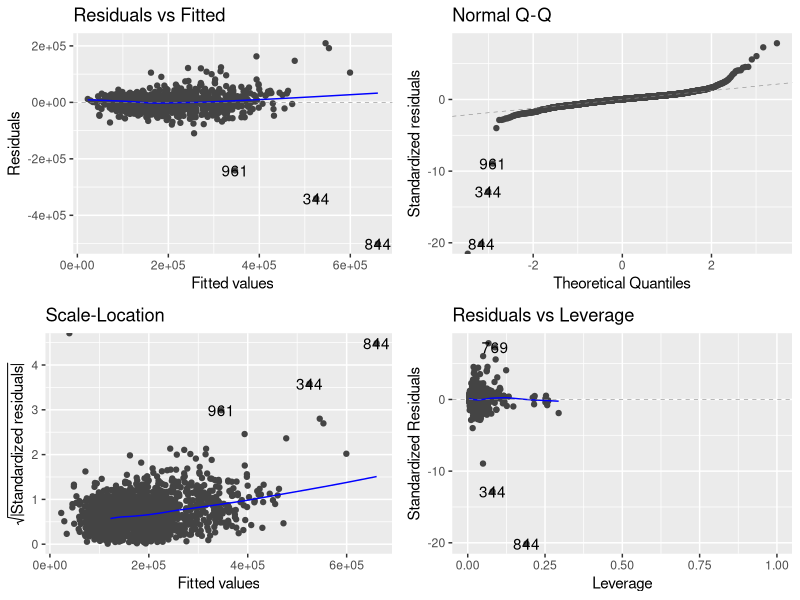
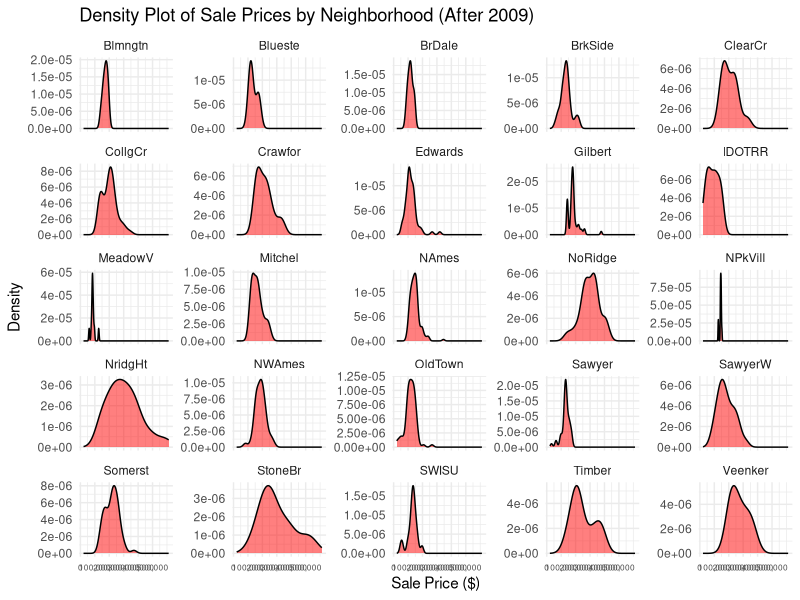
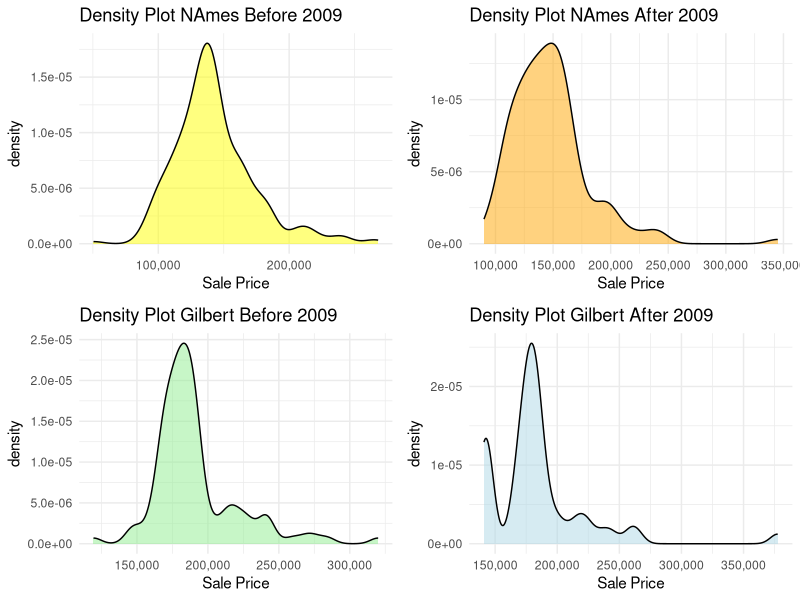
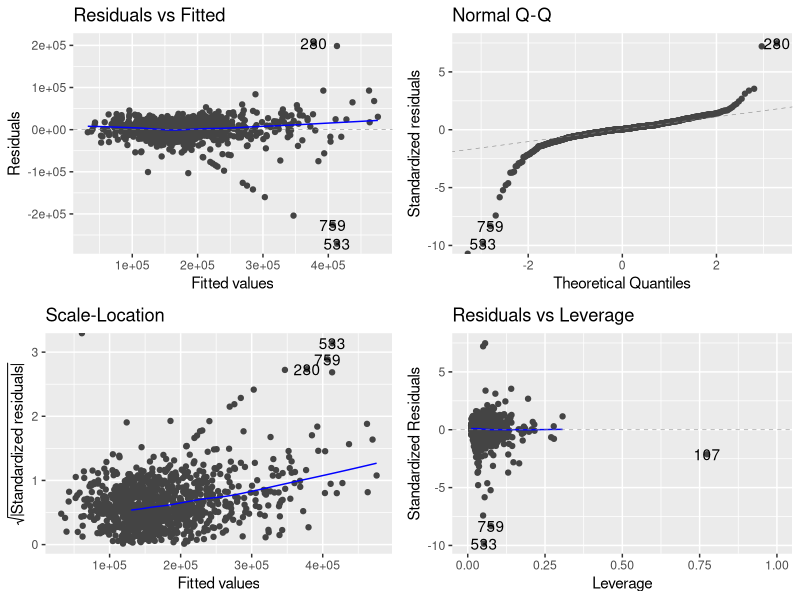
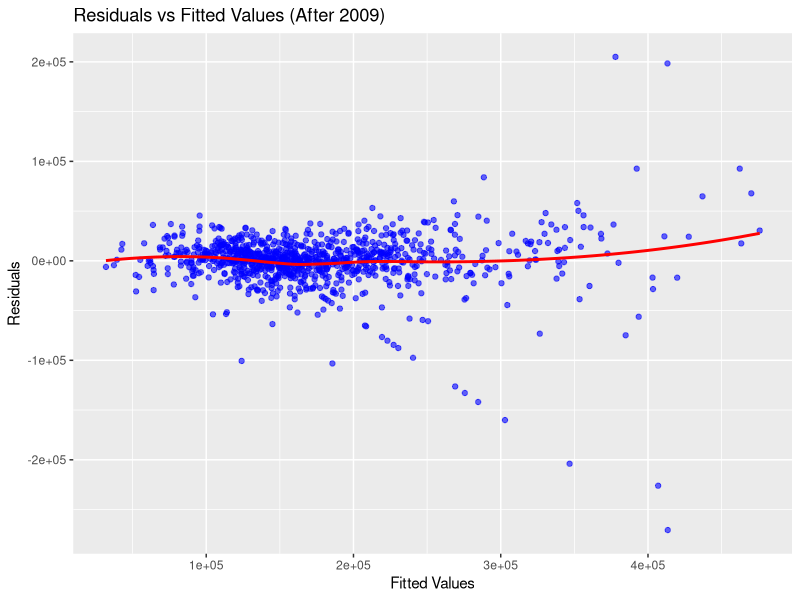
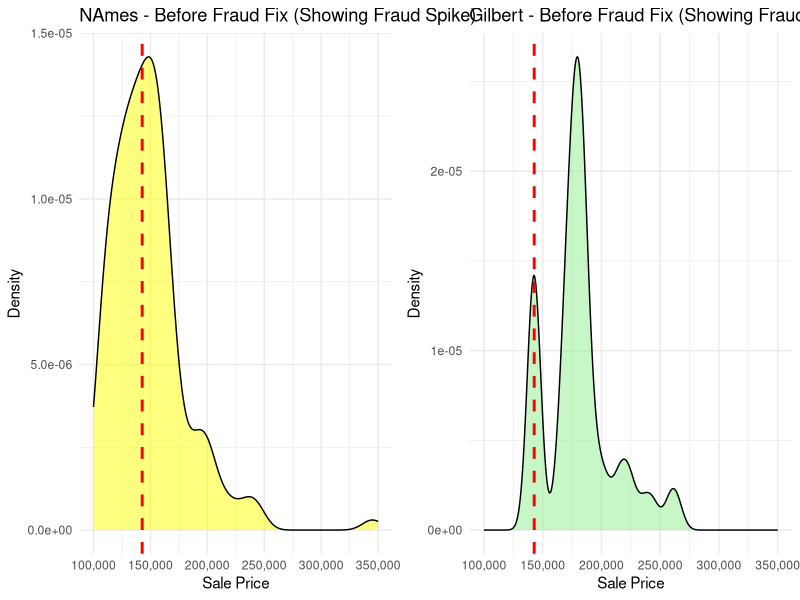
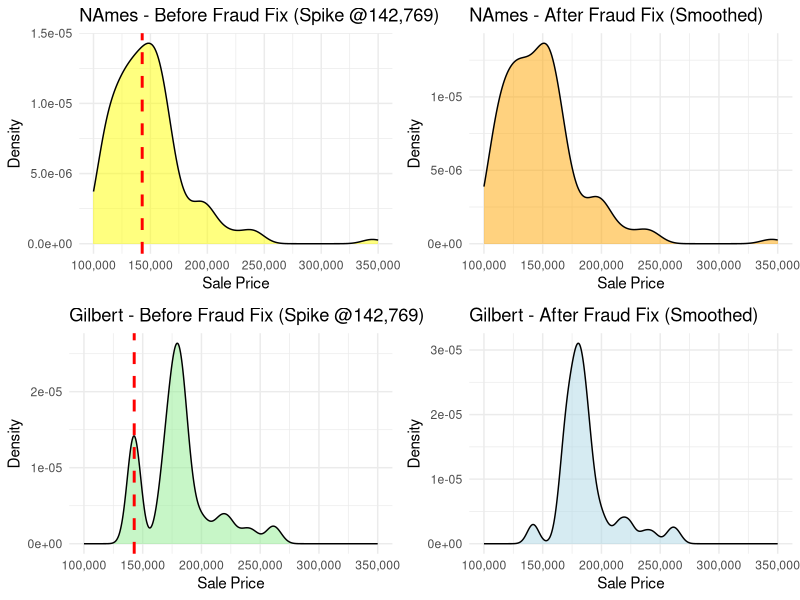
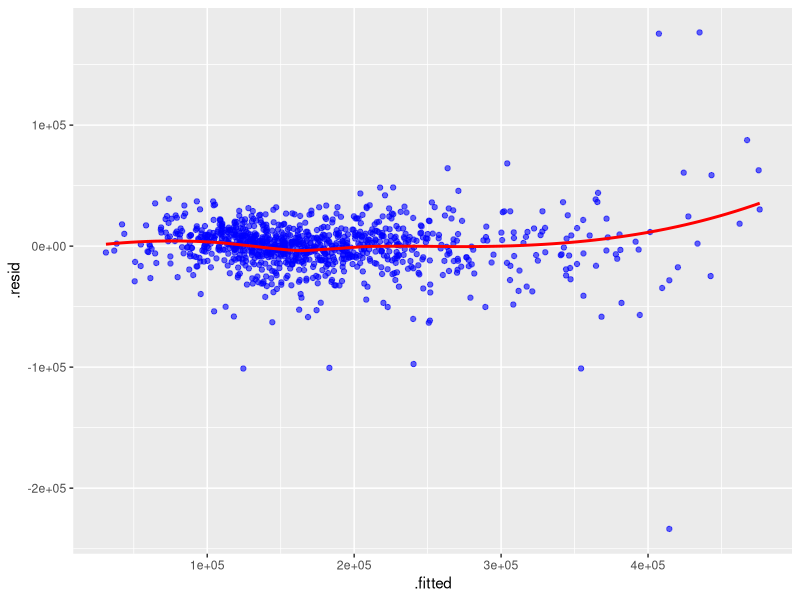

Write R code to recreate these figures, in order.
## ---- chunk 1
knitr::opts_chunk$set(echo = TRUE)
## ---- chunk 2
# Reading in the data and taking a glimpse of data before manipulation. Summary shows categories with heavy NAs
library(tidyverse)
before2009 = read_csv("PricesBefore2009.csv")
str("PricesBefore2009")
head(before2009)
summary(before2009)
## ---- chunk 3
# Convert MSSubClass, OverallQual, and OverallCond to factors since they are currently categories and not numerical order
before2009$MSSubClass = as.factor(before2009$MSSubClass)
before2009$OverallQual = as.factor(before2009$OverallQual)
before2009$OverallCond = as.factor(before2009$OverallCond)

# OverallQual and OverallCond are ordinal (rating scales)
before2009$OverallQual <- ordered(before2009$OverallQual)
before2009$OverallCond <- ordered(before2009$OverallCond)

# Check structure to verify columns are now factors
str(before2009)
## ---- chunk 4
# Compute number of NAs in each column
na_counts = colSums(is.na(before2009))

# Get column names
col_names = colnames(before2009)

# Combine two vectors side by side and NA counts into a dataframe called beforeNAs
beforeNAs = data.frame(Data_Fields = col_names, NAs = na_counts)

# View 10 rows
head(beforeNAs, 10)
## ---- chunk 5
# Sort the NA counts in descending order to see which columns have the most missing data
beforeNAs = beforeNAs[order(-beforeNAs$NAs), ]

# Display the top 10 columns with the most missing values
head(beforeNAs, 10)
## ---- chunk 6
# Drop columns (except SalePrice) that have more than 100 missing values
before2009 = before2009[, colSums(is.na(before2009)) <= 100 | colnames(before2009) == "SalePrice"]

# Drop Id and Utilities columns
before2009 = subset(before2009, select = -c(Id, Utilities))

# Print first 10 rows to verify
head(before2009, 10)
## ---- chunk 7
# Conduct multiple linear regression with SalePrice as the response
regBefore2009 = lm(SalePrice ~ ., data = before2009)

# Print summary to verify results
summary(regBefore2009)

# R-squared = 0.9662: The model explains 96.6% of the variance in house prices before 2009
# Adjusted R-squared = 0.9613
# F-statistic: Highly significant p-value: < 2.2e-16
## ---- chunk 8
# Looking at the above output, coefficients with P-values less than .05 and significance flags (*, **, ***) were identified. Physical and quality related variables showed very low p-values.

# Variables grouped by category (e.g. multiple neighborhood variables into one neighborhood category).

regBefore2009optimal = lm(SalePrice ~ OverallQual + GrLivArea + GarageCars + GarageArea +
                          TotalBsmtSF + FullBath + YearBuilt + YearRemodAdd +
                          Fireplaces + LotArea + BsmtFinSF1 + KitchenQual +
                          Neighborhood + ExterQual + X1stFlrSF, data = before2009)
summary(regBefore2009optimal)
## ---- chunk 9
# Multiple R-squared: 0.8816, Adjusted R-squared: 0.8784, F-statistic: 273.8 on 49 and 1801 DF, p-value: < 2.2e-16.
# The predictors explained approximately 88%.
## ---- chunk 10
library(ggplot2)
library(ggfortify)
# Display diagnostic plots for the regression model
autoplot(regBefore2009optimal)
## ---- chunk 11
# Load the after2009 dataset
after2009 = read_csv("PricesAfter2009.csv")

# Convert MSSubClass, OverallQual, and OverallCond to factors (same as before2009)
after2009$MSSubClass = as.factor(after2009$MSSubClass)
after2009$OverallQual = as.factor(after2009$OverallQual)
after2009$OverallCond = as.factor(after2009$OverallCond)

# OverallQual and OverallCond are ordinal (rating scales)
after2009$OverallQual <- ordered(after2009$OverallQual)
after2009$OverallCond <- ordered(after2009$OverallCond)

# Drop columns (except SalePrice) that have more than 100 missing values
after2009 = after2009[, colSums(is.na(after2009)) <= 100 | colnames(after2009) == "SalePrice"]

# Drop Id and Utilities columns
after2009 = subset(after2009, select = -c(Id, Utilities))

# Print first 10 rows to verify
head(after2009, 10)
## ---- chunk 12
library(ggplot2)

# Create a density plot of SalePrice for all neighborhoods after 2009
# Used free_y to allow each neighborhood to have its own y-axis
# X axis is Sale Price, Y axis shows relative frequency via density

ggplot(after2009, aes(x = SalePrice)) +
  geom_density(fill = "red", alpha = 0.5, color = "black") +
  facet_wrap(~ Neighborhood, scales = "free_y") +
  scale_x_continuous(labels = scales::comma, breaks = seq(0, 500000, 100000)) +
  ggtitle("Density Plot of Sale Prices by Neighborhood (After 2009)") +
  xlab("Sale Price ($)") +
  ylab("Density") +
  theme_minimal() +
  theme(axis.text.x = element_text(size = 6))
## ---- chunk 13
# The majority of neighborhoods display smooth, single-peaked price distributions. Difficult to see any fraud activity at this level.
## ---- chunk 14
library(gridExtra)
library(ggplot2)
library(scales)

# Density plot for NAmes before 2009
pBefore2009NAmes = ggplot(before2009[before2009$Neighborhood == "NAmes", ], aes(x = SalePrice)) +
  geom_density(fill = "yellow", alpha = 0.5) +
  ggtitle("Density Plot NAmes Before 2009") +
  xlab("Sale Price") +
  xlim(0, 800000) +
  scale_x_continuous(labels = scales::comma) +
  theme_minimal()

# Density plot for NAmes after 2009
pAfter2009NAmes = ggplot(after2009[after2009$Neighborhood == "NAmes", ], aes(x = SalePrice)) +
  geom_density(fill = "orange", alpha = 0.5) +
  ggtitle("Density Plot NAmes After 2009") +
  xlab("Sale Price") +
  xlim(0, 800000) +
  scale_x_continuous(labels = scales::comma) +
  theme_minimal()

# Density plot for Gilbert before 2009
pBefore2009Gilbert = ggplot(before2009[before2009$Neighborhood == "Gilbert", ], aes(x = SalePrice)) +
  geom_density(fill = "lightgreen", alpha = 0.5) +
  ggtitle("Density Plot Gilbert Before 2009") +
  xlab("Sale Price") +
  xlim(0, 800000) +
  scale_x_continuous(labels = scales::comma) +
  theme_minimal()

# Density plot for Gilbert after 2009
pAfter2009Gilbert = ggplot(after2009[after2009$Neighborhood == "Gilbert", ], aes(x = SalePrice)) +
  geom_density(fill = "lightblue", alpha = 0.5) +
  ggtitle("Density Plot Gilbert After 2009") +
  xlab("Sale Price") +
  xlim(0, 800000) +
  scale_x_continuous(labels = scales::comma) +
  theme_minimal()

grid.arrange(pBefore2009NAmes, pAfter2009NAmes, pBefore2009Gilbert, pAfter2009Gilbert, nrow = 2)
## ---- chunk 15
# NAmes shows no clear signs of pricing anomalies or fraud. Prices remained consistent before and after 2009, suggesting stable market behavior.
# Gilbert's after2009 curve suggests possible irregularities. The sharper peak and multiple bumps indicate sales concentrated at unusual price points, a pattern consistent with fraudulent activity clustering prices around artificial targets.
## ---- chunk 16
# Run multiple linear regression on after2009 using the same variables as before2009optimal
regAfter2009optimal = lm(SalePrice ~ OverallQual + GrLivArea + GarageCars + GarageArea +
                         TotalBsmtSF + FullBath + YearBuilt + YearRemodAdd +
                         Fireplaces + LotArea + BsmtFinSF1 + KitchenQual +
                         Neighborhood + ExterQual + X1stFlrSF, data = after2009)

summary(regAfter2009optimal)
## ---- chunk 17
library(ggfortify)
autoplot(regAfter2009optimal)

# The Residuals vs Fitted graph and Scale-Location graph show a clear deviation indicating possible fraud.
## ---- chunk 18
ggplot(data = regAfter2009optimal, aes(x = .fitted, y = .resid)) +
  geom_point(color = "blue", alpha = 0.6) +
  stat_smooth(method = "loess", color = "red", se = FALSE) +
  ggtitle("Residuals vs Fitted Values (After 2009)") +
  xlab("Fitted Values") +
  ylab("Residuals")
## ---- chunk 19
# The Residuals vs Fitted plot shows a line of outliers deviating towards the bottom right from the main cluster. These points represent potential outliers with unusually high or low residuals, indicating properties with sale prices much higher or lower than expected, suggesting possible data errors or fraudulent activity.
## ---- chunk 20
# Method: Use the before2009 model to generate realistic sale prices for flagged rows.
# Step 1: Identify rows in after2009 where old fraud occurred (SalePrice == 142769.7).
# Step 2: Use regBefore2009optimal to predict what those houses should have sold for based on their features.
# Step 3: Add small random variation (about +/-1%) to make prices look natural.
# Step 4: Replace only the flagged SalePrice values with the new model-based values.
# Rationale: Using the model ensures each replaced value makes sense for its specific house. Adding random noise simulates natural market fluctuations so values do not appear computer-generated.
## ---- chunk 21
# Density plots for NAmes and Gilbert before fraud fix.
# The red dashed line marks the artificially repeated price of $142,769.70.
# In Gilbert, the clustering produces a visible bump near the red line, suggesting tampering.

pFraudNAmes <- ggplot(after2009 %>% filter(Neighborhood == "NAmes"),
                      aes(x = SalePrice)) +
  geom_density(fill = "yellow", alpha = 0.5, color = "black") +
  geom_vline(xintercept = 142769.7, color = "red", linetype = "dashed", size = 1) +
  ggtitle("NAmes - Before Fraud Fix (Showing Fraud Spike)") +
  xlab("Sale Price") +
  ylab("Density") +
  scale_x_continuous(labels = scales::comma, limits = c(100000, 350000)) +
  theme_minimal()

pFraudGilbert <- ggplot(after2009 %>% filter(Neighborhood == "Gilbert"),
                        aes(x = SalePrice)) +
  geom_density(fill = "lightgreen", alpha = 0.5, color = "black") +
  geom_vline(xintercept = 142769.7, color = "red", linetype = "dashed", size = 1) +
  ggtitle("Gilbert - Before Fraud Fix (Showing Fraud Spike)") +
  xlab("Sale Price") +
  ylab("Density") +
  scale_x_continuous(labels = scales::comma, limits = c(100000, 350000)) +
  theme_minimal()

grid.arrange(pFraudNAmes, pFraudGilbert, nrow = 1)
## ---- chunk 22
library(dplyr)
library(ggplot2)
library(gridExtra)
library(ggfortify)

# Find which rows have the suspicious SalePrice
flagged_rows_before2009 = which(before2009$SalePrice == 142769.7)
flagged_rows_after2009 = which(after2009$SalePrice == 142769.7)

flagged_rows_before2009
flagged_rows_after2009
## ---- chunk 23
after2009[flagged_rows_after2009[1:30], c("Neighborhood", "SalePrice")]
## ---- chunk 24
# Use regBefore2009optimal to predict realistic prices for the flagged rows
predicted_prices = predict(regBefore2009optimal,
                           newdata = after2009[flagged_rows_after2009, ])
## ---- chunk 25
data.frame(Row = 1:length(predicted_prices), Predicted_Price = predicted_prices)
## ---- chunk 26
summary(predicted_prices)
## ---- chunk 27
fraud_neighborhoods = after2009[flagged_rows_after2009, c("Neighborhood", "GrLivArea", "OverallQual", "SalePrice")]
head(fraud_neighborhoods, 10)
table(fraud_neighborhoods$Neighborhood)
## ---- chunk 28
after2009_adjusted = after2009
## ---- chunk 29
# Set seed for reproducibility. Add small random noise (~1% SD) around predicted prices to simulate natural market variation.
set.seed(123)
noise = rnorm(length(predicted_prices),
              mean = 0,
              sd = predicted_prices * 0.01)
new_prices = predicted_prices + noise
## ---- chunk 30
after2009_adjusted = after2009
after2009_adjusted$SalePrice[flagged_rows_after2009] = new_prices
## ---- chunk 31
# Compare density plots before and after price adjustment

pBeforeNAmes <- ggplot(after2009 %>% filter(Neighborhood == "NAmes"),
                       aes(x = SalePrice)) +
  geom_density(fill = "yellow", alpha = 0.5, color = "black") +
  geom_vline(xintercept = 142769.7, color = "red", linetype = "dashed", size = 1) +
  ggtitle("NAmes - Before Fraud Fix (Spike @142,769)") +
  xlab("Sale Price") + ylab("Density") +
  scale_x_continuous(labels = scales::comma, limits = c(100000, 350000)) +
  theme_minimal()

pAfterNAmes <- ggplot(after2009_adjusted %>% filter(Neighborhood == "NAmes"),
                      aes(x = SalePrice)) +
  geom_density(fill = "orange", alpha = 0.5, color = "black") +
  ggtitle("NAmes - After Fraud Fix (Smoothed)") +
  xlab("Sale Price") + ylab("Density") +
  scale_x_continuous(labels = scales::comma, limits = c(100000, 350000)) +
  theme_minimal()

pBeforeGilbert <- ggplot(after2009 %>% filter(Neighborhood == "Gilbert"),
                         aes(x = SalePrice)) +
  geom_density(fill = "lightgreen", alpha = 0.5, color = "black") +
  geom_vline(xintercept = 142769.7, color = "red", linetype = "dashed", size = 1) +
  ggtitle("Gilbert - Before Fraud Fix (Spike @142,769)") +
  xlab("Sale Price") + ylab("Density") +
  scale_x_continuous(labels = scales::comma, limits = c(100000, 350000)) +
  theme_minimal()

pAfterGilbert <- ggplot(after2009_adjusted %>% filter(Neighborhood == "Gilbert"),
                        aes(x = SalePrice)) +
  geom_density(fill = "lightblue", alpha = 0.5, color = "black") +
  ggtitle("Gilbert - After Fraud Fix (Smoothed)") +
  xlab("Sale Price") + ylab("Density") +
  scale_x_continuous(labels = scales::comma, limits = c(100000, 350000)) +
  theme_minimal()

grid.arrange(pBeforeNAmes, pAfterNAmes, pBeforeGilbert, pAfterGilbert, nrow = 2)
## ---- chunk 32
# After applying the fraud fix, the spike at $142,769.70 disappears in both neighborhoods and the distribution becomes smooth, confirming the correction blended well with legitimate market data.
## ---- chunk 33
library(broom)
library(ggplot2)
## ---- chunk 34
regAfter2009_adjusted = lm(formula(regAfter2009optimal), data = after2009_adjusted)

# augment combines predicted values, residuals, and influence statistics for outlier visualization
ggplot(augment(regAfter2009_adjusted),
       aes(x = .fitted, y = .resid)) +
  geom_point(alpha = 0.6, color = "blue") +
  stat_smooth(method = "loess", color = "red", se = FALSE)
## ---- chunk 35
# The Residuals vs Fitted plot confirms the fraud fix was effective. Residuals are now evenly scattered around zero with no visible clustering.
## ---- chunk 36
regAfter2009optimalFraud = lm(SalePrice ~ OverallQual + GrLivArea + GarageCars + GarageArea +
                              TotalBsmtSF + FullBath + YearBuilt + YearRemodAdd +
                              Fireplaces + LotArea + BsmtFinSF1 + KitchenQual +
                              Neighborhood + ExterQual + X1stFlrSF, data = after2009)

summary(regAfter2009optimalFraud)
## ---- chunk 37
library(ggfortify)
autoplot(regAfter2009_adjusted)
## ---- chunk 38
# In the diagnostic plots for regAfter2009_adjusted, a few points lie far from the main trend line in the Residuals vs Fitted and QQ plots. These represent potential outliers with sale prices that differ greatly from model predictions, possibly due to unusual property characteristics or remaining fraudulent reporting.
